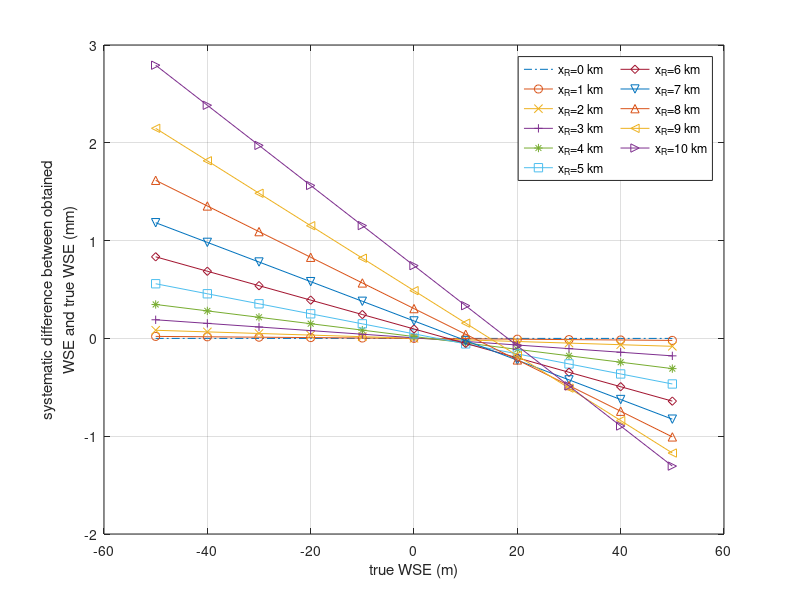

Here is the MATLAB script that generated this plot:
% this script is supposed as a test-bed for the flat-earth approximation
% validity in case of off-nadir altimetry
% for plot of the geometry: see manuscript

clear all;
RE = 6371000;   % Earth radius
Hs = 1336000;   % satellite altitude

% parameters:
% input river height over round earth
Hr = -50:10:50;
% maximum cross track distance
cross_track_dist = (0:1000:10000)'; 

% calculate range R to satellite assuming input parameters

phi_r = cross_track_dist/RE; % angle towards river in radians
xr = (Hr+RE).*sin(phi_r);
yr = (Hr+RE).*cos(phi_r) - RE;

R = sqrt( (Hs-yr).^2 + (xr).^2 );


% ########## reverse the range measurement to a river height using (xr0,
% yr0) = (xr(Hr=0), yr(Hr=0)) and enu coordinates
xr0 = (RE)*sin(phi_r);
yr0 = (RE)*cos(phi_r) - RE;

d = xr0;
yr0;

yr_est = (Hs + xr0.^2/(2*Hs) - R);
Hr_est = yr_est - yr0;
%Hr_est = ((yr_est+RE)./cos(xr0/RE)-RE);

leg = {}
sym = {'.','o','x','+','*','s','d','v','^','<','>','p','h'}
for i = 1:numel(cross_track_dist)
    ax = plot(Hr,1000*(Hr_est(i,:)-Hr),['-' sym{i}]);hold on
    leg{i} = ['x_R=' num2str(cross_track_dist(i)/1000) ' km']
end

legend(leg,'NumColumns',2)
xlabel('true WSE (m)')
ylabel({'systematic difference between obtained','WSE and true WSE (mm)'})
grid on
set(gcf,'color','w');

%exportgraphics(gcf,'systematic_bias.pdf') 
